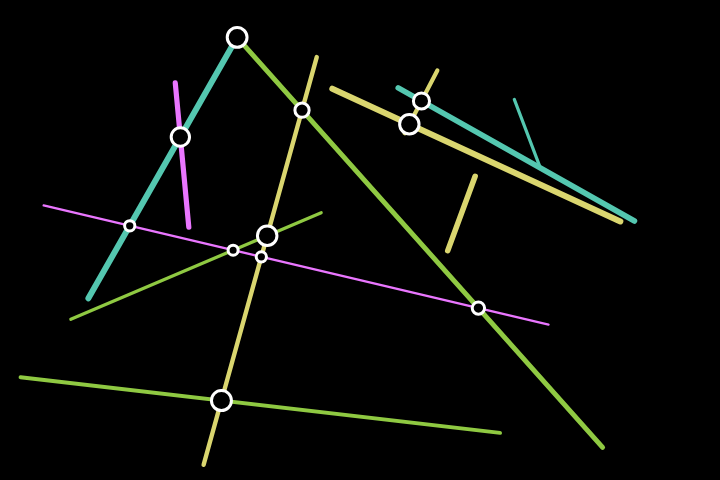
Frame 1 (no input)
Frame 60 (no input): identical to frame 1, image omitted
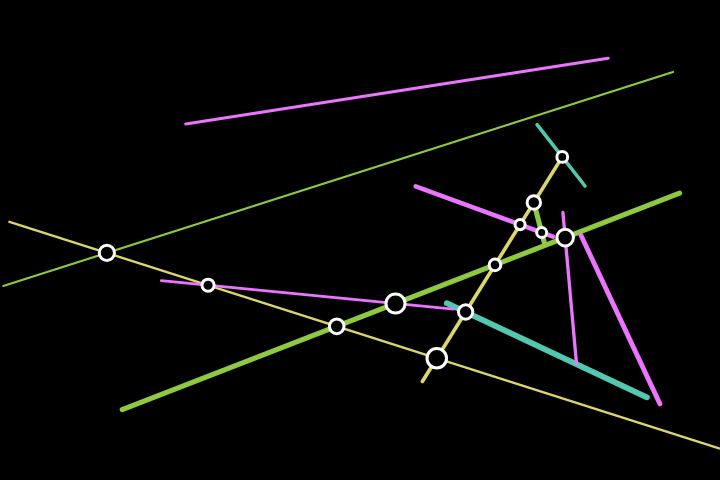
Frame 120 (the mouse pressed at the canvas centre since frame 60)

The p5.js sketch that drew these frames (run headless with seeded random() and noise() and a simulated clock; from frame 60 on, the mouse is pressed at the canvas centre):

// p5.js sketch
// ── sketch.js
var lines = [];
var numLines = 12;
var width = 720;
var height = 480;

var colors = ['#dad66f', '#8fc942', '#ea76ff', '#54c7b0']

function setup() {
	createCanvas(720, 480);
	background(0);
	initLines();
}

function draw() {}

function mousePressed() {
	background(0);
	initLines();
}

function initLines() {
	lines = []
	for(var i=0; i<numLines; i++) {
		var l = new Line();
	    lines[i] = l;
	    stroke(random(colors));
    	strokeWeight(random(2,6));
	    line(l.x1, l.y1, l.x2, l.y2);
	}
	showIntersections();
}

function Line() {
	this.x1 = random(width);
	this.y1 = random(height);
	this.x2 = random(width);
	this.y2 = random(height);
}

function Coord(x,y) { 
	this.x = x;
	this.y = y;
}

function showIntersections() {
	stroke(255);
	fill(0);
	strokeWeight(3);

	for(var a=0; a<lines.length; a++) {
		for(var b=a+1; b<lines.length; b++) {
			var coord = getIntersection(lines[a], lines[b]);
			var el_w = random(10,20);
			if(coord != null) ellipse(coord.x, coord.y, el_w, el_w);
		}
	}
}

function getIntersection(a, b) {
  var coord = null;
  var de = ((b.y2-b.y1)*(a.x2-a.x1))-((b.x2-b.x1)*(a.y2-a.y1));
  var ua = (((b.x2-b.x1)*(a.y1-b.y1))-((b.y2-b.y1)*(a.x1-b.x1))) / de;
  var ub = (((a.x2-a.x1)*(a.y1-b.y1))-((a.y2-a.y1)*(a.x1-b.x1))) / de;
  if((ua > 0) && (ua < 1) && (ub > 0) && (ub < 1)) {
    var x = a.x1 + (ua * (a.x2-a.x1));
    var y = a.y1 + (ua * (a.y2-a.y1));
    coord = new Coord(x, y);
  }
  return coord;
}
